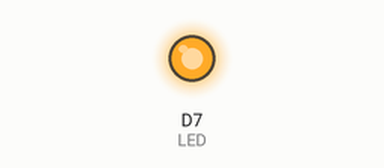
This sketch was run on a simulated ESP8266 (NodeMCU). Parts: output pins drawn as LEDs (lit = HIGH).

Above: at 0.35 s.
At 4.7 s:
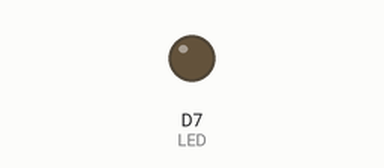
Timing chart, 0 to 6.6 s (numbered marks = the images above):
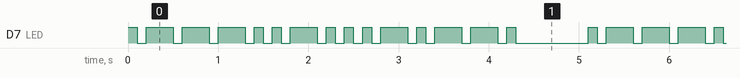

Measured:
- by itself, D7 (LED): moves between LOW and HIGH, repeating every 5.1 s
- by itself, everything shown: repeats every 5.1 s, in 16 steps

The sketch:

Task2-1P.ino
```cpp
// =======================================================================
// Application:      Blinky Name
// Purpose:          Task 2-1P - Particle Programming - First Name Blinky
// Author:           Justin Bland
// Date:             29/03/2021
// Status            In Development
// Revisions         29/03/2021 - Create File
// =======================================================================

// USEFUL INFORMATION ====================================================
// - CODE FORMATTING:
//      Line Length:    75 Characters +~5% if needed
//
//  - Morse Code Timing Standards
//      The space between dots and dashes of the same letter is 1 time unit
//      The length of a dot is 1 time unit.
//      A dash is 3 time units
//      The space between letters is 3 time units.
//      The space between words is 7 time units.
//
// =======================================================================


// Variables
int LED = D7;                     // LED GPIO Pin
int baseTime = 100;               // 100ms Base Time Unit

int dot = (baseTime);             // Dot Time Length
int dash = (baseTime*3);          // Dash Time Length

// Setup Function
void setup() {
pinMode(LED, OUTPUT);
}


// Loop Function
void loop() {

  // Print J
  flashLight(dot);
  flashLight(dash);
  flashLight(dash);
  flashLight(dash);

  // Print U
  flashLight(dot);
  flashLight(dot);
  flashLight(dash);

  // Print S
  flashLight(dot);
  flashLight(dot);
  flashLight(dot);

  // Print T
  flashLight(dash);

  // Print I
  flashLight(dot);
  flashLight(dash);

  // Print N
  flashLight(dash);
  flashLight(dot);

delay(baseTime*7);
}

// Functions

void flashLight(int time)
{
  digitalWrite(LED, HIGH);
  delay(time);
  digitalWrite(LED, LOW);
  delay(baseTime);
}
```
